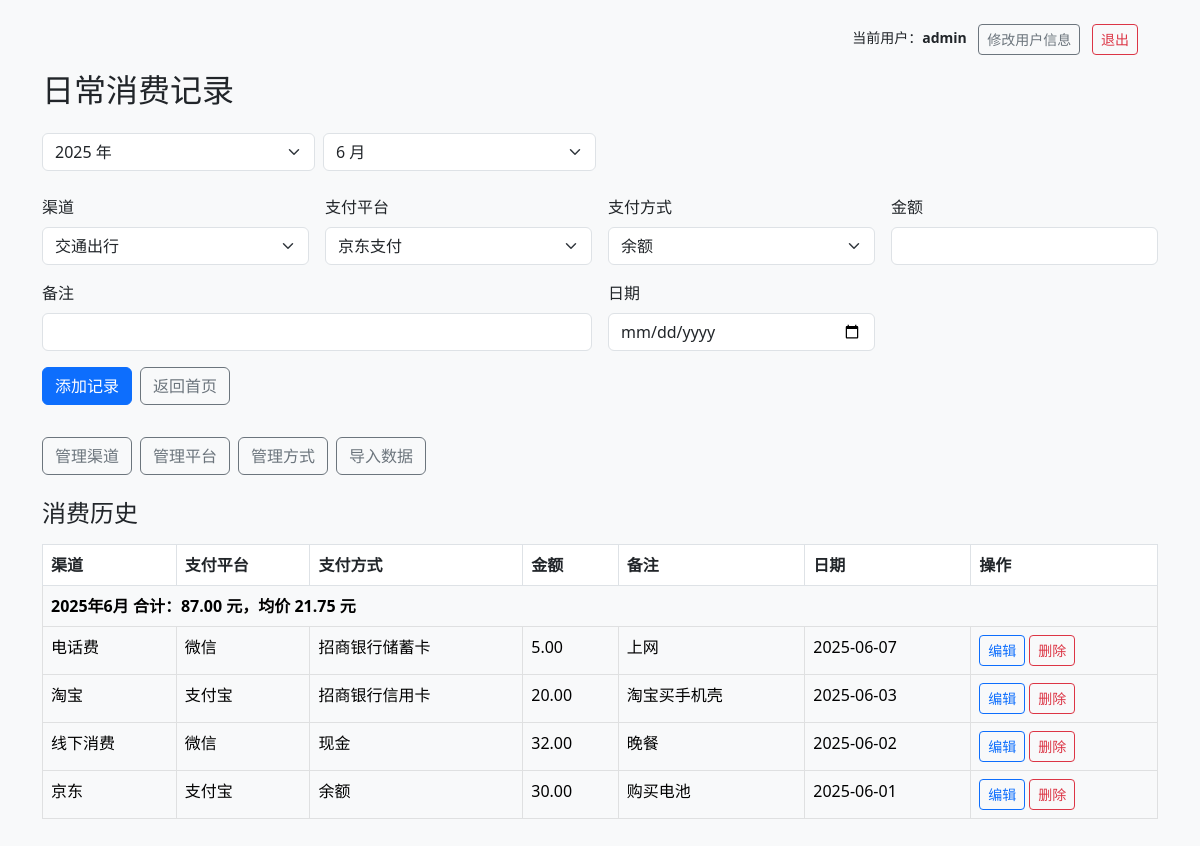
Page /daily_index.php (signed in) on the committed database.
### tables this page shows
CREATE TABLE `daily_records` (
  `id` int(11) NOT NULL AUTO_INCREMENT,
  `channel_id` int(11) NOT NULL,
  `platform_id` int(11) NOT NULL,
  `method_id` int(11) NOT NULL,
  `price` decimal(10,2) NOT NULL,
  `remark` text,
  `purchase_date` date NOT NULL,
  `created_at` timestamp NOT NULL DEFAULT CURRENT_TIMESTAMP,
  PRIMARY KEY (`id`),
  KEY `channel_id` (`channel_id`),
  KEY `platform_id` (`platform_id`),
  KEY `method_id` (`method_id`)
);

CREATE TABLE `daily_channels` (
  `id` int(11) NOT NULL AUTO_INCREMENT,
  `name` varchar(100) NOT NULL,
  PRIMARY KEY (`id`),
  UNIQUE KEY `name` (`name`)
);

CREATE TABLE `daily_platforms` (
  `id` int(11) NOT NULL AUTO_INCREMENT,
  `name` varchar(100) NOT NULL,
  PRIMARY KEY (`id`),
  UNIQUE KEY `name` (`name`)
);

CREATE TABLE `daily_methods` (
  `id` int(11) NOT NULL AUTO_INCREMENT,
  `name` varchar(100) NOT NULL,
  PRIMARY KEY (`id`),
  UNIQUE KEY `name` (`name`)
);

### daily_index.php (the view, shortened to what this page needs)
<?php
require 'db.php';
$currentYear = date('Y');
$currentMonth = date('m');
$selectedYear = $_GET['year'] ?? $currentYear;
$selectedMonth = $_GET['month'] ?? $currentMonth;
$yearList = $pdo->query("SELECT DISTINCT YEAR(purchase_date) AS y FROM daily_records ORDER BY y DESC")
                ->fetchAll(PDO::FETCH_COLUMN);
$whereSQL = [];
$params = [];
if ($selectedYear !== 'all') {
    $whereSQL[] = "YEAR(r.purchase_date) = ?";
    $params[] = (int)$selectedYear;
}
if ($selectedMonth !== 'all') {
    $whereSQL[] = "MONTH(r.purchase_date) = ?";
    $params[] = (int)$selectedMonth;
}
$whereClause = '';
if (!empty($whereSQL)) {
    $whereClause = "WHERE " . implode(" AND ", $whereSQL);
}
$stmt = $pdo->prepare("
    SELECT r.*, ch.name AS channel, pf.name AS platform, pm.name AS method
    FROM daily_records r
    LEFT JOIN daily_channels ch ON r.channel_id = ch.id
    LEFT JOIN daily_platforms pf ON r.platform_id = pf.id
    LEFT JOIN daily_methods pm ON r.method_id = pm.id
    $whereClause
    ORDER BY r.purchase_date DESC
");
$stmt->execute($params);
$records = $stmt->fetchAll();
?>
<!DOCTYPE html>
<html lang="zh-CN">
<head>
  <link href="https://cdn.jsdelivr.net/npm/bootstrap@5.3.0/dist/css/bootstrap.min.css" rel="stylesheet">
  <link rel="stylesheet" href="theme.css">
</head>
<body class="bg-light">
<div class="container py-4">
  <?php include 'header_user.php'; ?>
  <h2 class="mb-4">日常消费记录</h2>
  <form method="get" class="row g-2 mb-4">
    <div class="col-md-3">
      <select name="year" class="form-select" onchange="this.form.submit()">
        <?php foreach ($yearList as $y): ?>
          <option value="<?= $y ?>" <?= $y == $selectedYear ? 'selected' : '' ?>><?= $y ?> 年</option>
        <?php endforeach; ?>
      </select>
    </div>
    <div class="col-md-3">
      <select name="month" class="form-select" onchange="this.form.submit()">
        <?php for ($m = 1; $m <= 12; $m++):
          $val = str_pad($m, 2, '0', STR_PAD_LEFT); ?>
          <option value="<?= $val ?>" <?= $val == $selectedMonth ? 'selected' : '' ?>><?= $m ?> 月</option>
        <?php endfor; ?>
      </select>
    </div>
  </form>
  <form method="post" action="daily_add_record.php" class="row g-3 mb-4">
    <div class="col-md-3">
      <label class="form-label">渠道</label>
      <select name="channel_id" class="form-select" required>
        <?php include 'daily_get_channels.php'; ?>
      </select>
    </div>
    <div class="col-md-3">
      <label class="form-label">支付平台</label>
      <select name="platform_id" class="form-select" required>
        <?php include 'daily_get_platforms.php'; ?>
      </select>
    </div>
    <div class="col-md-3">
      <label class="form-label">支付方式</label>
      <select name="method_id" class="form-select" required>
        <?php include 'daily_get_methods.php'; ?>
      </select>
    </div>
    <div class="col-md-3">
      <label class="form-label">金额</label>
      <input type="number" name="price" step="0.01" class="form-control" required>
    </div>
    <div class="col-md-6">
      <label class="form-label">备注</label>
      <input type="text" name="remark" class="form-control">
    </div>
    <div class="col-md-3">
      <label class="form-label">日期</label>
      <input type="date" name="purchase_date" class="form-control" required>
    </div>
    <div class="col-12 d-flex flex-column gap-2">
      <div class="d-flex gap-2">
        <button class="btn btn-primary">添加记录</button>
        <a href="index.php" class="btn btn-outline-secondary">返回首页</a>
      </div>
      <div class="d-flex gap-2">
        <a href="daily_channels.php" class="btn btn-outline-secondary">管理渠道</a>
        <a href="daily_platforms.php" class="btn btn-outline-secondary">管理平台</a>
        <a href="daily_methods.php" class="btn btn-outline-secondary">管理方式</a>
        <a href="import_daily.php" class="btn btn-outline-secondary">导入数据</a>
      </div>
    </div>
  </form>
  <h4 class="mb-3">消费历史</h4>
  <table class="table table-bordered">
    <thead>
      <tr>
        <th>渠道</th>
        <th>支付平台</th>
        <th>支付方式</th>
        <th>金额</th>
        <th>备注</th>
        <th>日期</th>
        <th>操作</th>
      </tr>
    </thead>
    <tbody>
<?php
$grouped = [];
foreach ($records as $r) {
    $monthKey = date('Y-m', strtotime($r['purchase_date']));
    $grouped[$monthKey][] = $r;
}
$colors = ['table-light', 'table-secondary', 'table-info', 'table-warning', 'table-success', 'table-danger'];
$i = 0;
foreach ($grouped as $month => $items):
    $color = $colors[$i++ % count($colors)];
    $sum = array_sum(array_column($items, 'price'));
    $avg = count($items) > 0 ? number_format($sum / count($items), 2) : '0.00';
    $total = number_format($sum, 2);
?>
  <tr class="<?= $color ?> fw-bold">
    <td colspan="7"><?= date('Y年n月', strtotime($month)) ?> 合计：<?= $total ?> 元，均价 <?= $avg ?> 元</td>
  </tr>
  <?php foreach ($items as $r): ?>
  <tr class="<?= $color ?>">
    <td><?= htmlspecialchars($r['channel']) ?></td>
    <td><?= htmlspecialchars($r['platform']) ?></td>
    <td><?= htmlspecialchars($r['method']) ?></td>
    <td><?= number_format($r['price'], 2) ?></td>
    <td><?= htmlspecialchars($r['remark']) ?></td>
    <td><?= htmlspecialchars($r['purchase_date']) ?></td>
    <td>
      <a href="daily_edit_record.php?id=<?= $r['id'] ?>" class="btn btn-sm btn-outline-primary">编辑</a>
      <a href="daily_delete_record.php?id=<?= $r['id'] ?>" class="btn btn-sm btn-outline-danger" onclick="return confirm('确定删除此记录？')">删除</a>
    </td>
  </tr>
  <?php endforeach; ?>
<?php endforeach; ?>
    </tbody>
  </table>
</div>
</body>
</html>

### header_user.php (shortened to what this page needs)
<div class="d-flex justify-content-end align-items-center mb-3" style="margin-top: 0px; margin-right: 20px;">
  <div class="text-end small">
    <span class="me-2">当前用户：<strong><?= htmlspecialchars($_SESSION['username'] ?? '访客') ?></strong></span>
    <a href="change_password.php" class="btn btn-sm btn-outline-secondary me-2">修改用户信息</a>
    <a href="logout.php" class="btn btn-sm btn-outline-danger">退出</a>
  </div>
</div>

### daily_get_channels.php (shortened to what this page needs)
<?php
require 'auth.php';
?>
<?php
$stmt = $pdo->query("SELECT id, name FROM daily_channels ORDER BY name ASC");
foreach ($stmt as $row) {
  echo "<option value=\"{$row['id']}\">" . htmlspecialchars($row['name']) . "</option>";
}

### daily_get_platforms.php (shortened to what this page needs)
<?php
require 'auth.php';
?>
<?php
$stmt = $pdo->query("SELECT id, name FROM daily_platforms ORDER BY name ASC");
foreach ($stmt as $row) {
  echo "<option value=\"{$row['id']}\">" . htmlspecialchars($row['name']) . "</option>";
}

### daily_get_methods.php (shortened to what this page needs)
<?php
require 'auth.php';
?>
<?php
$stmt = $pdo->query("SELECT id, name FROM daily_methods ORDER BY name ASC");
foreach ($stmt as $row) {
  echo "<option value=\"{$row['id']}\">" . htmlspecialchars($row['name']) . "</option>";
}

### rows in the picture
daily_records: daily_channels.name "电话费", daily_platforms.name "微信", daily_methods.name "招商银行储蓄卡", price "5.00", remark "上网", purchase_date "2025-06-07"
daily_records: daily_channels.name "淘宝", daily_platforms.name "支付宝", daily_methods.name "招商银行信用卡", price "20.00", remark "淘宝买手机壳", purchase_date "2025-06-03"
daily_records: daily_channels.name "线下消费", daily_platforms.name "微信", daily_methods.name "现金", price "32.00", remark "晚餐", purchase_date "2025-06-02"
daily_records: daily_channels.name "京东", daily_platforms.name "支付宝", daily_methods.name "余额", price "30.00", remark "购买电池", purchase_date "2025-06-01"

### other values in the picture
$_SESSION['username'] "admin"
date('Y年n月', strtotime($month)) "2025年6月"
$total "87.00"
$avg "21.75"
form field year "2025 年"
form field month "6 月"
form field channel_id "交通出行"
form field platform_id "京东支付"
form field method_id "余额"
